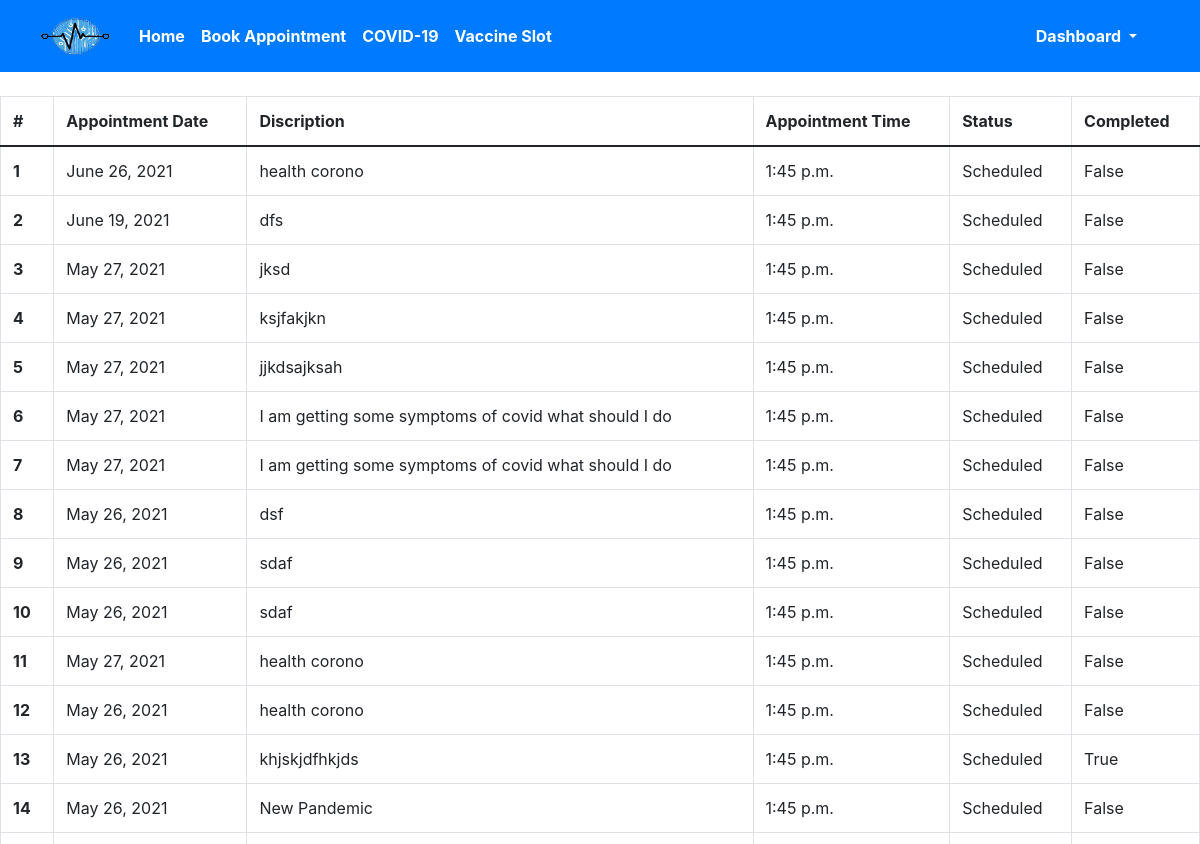
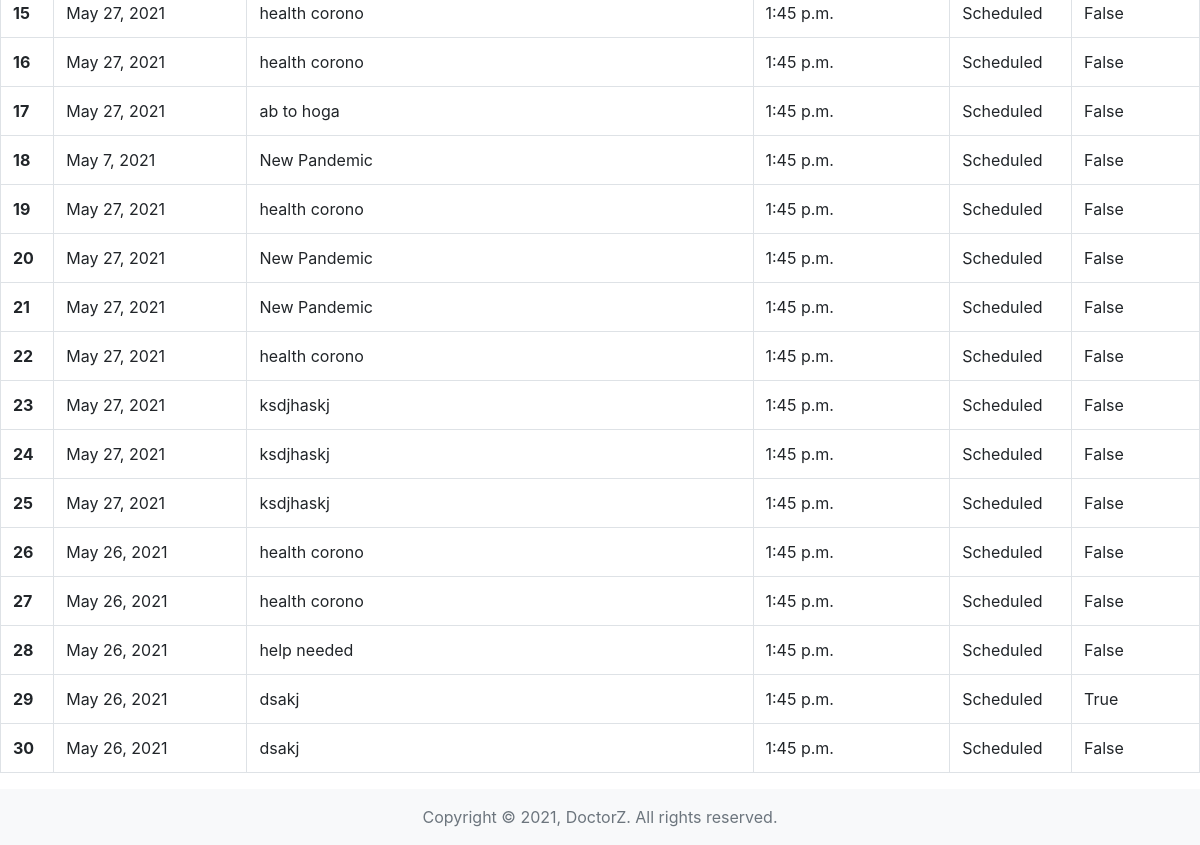
The app's page /booked-sessions (signed in), older data (2 pictures, top to bottom).
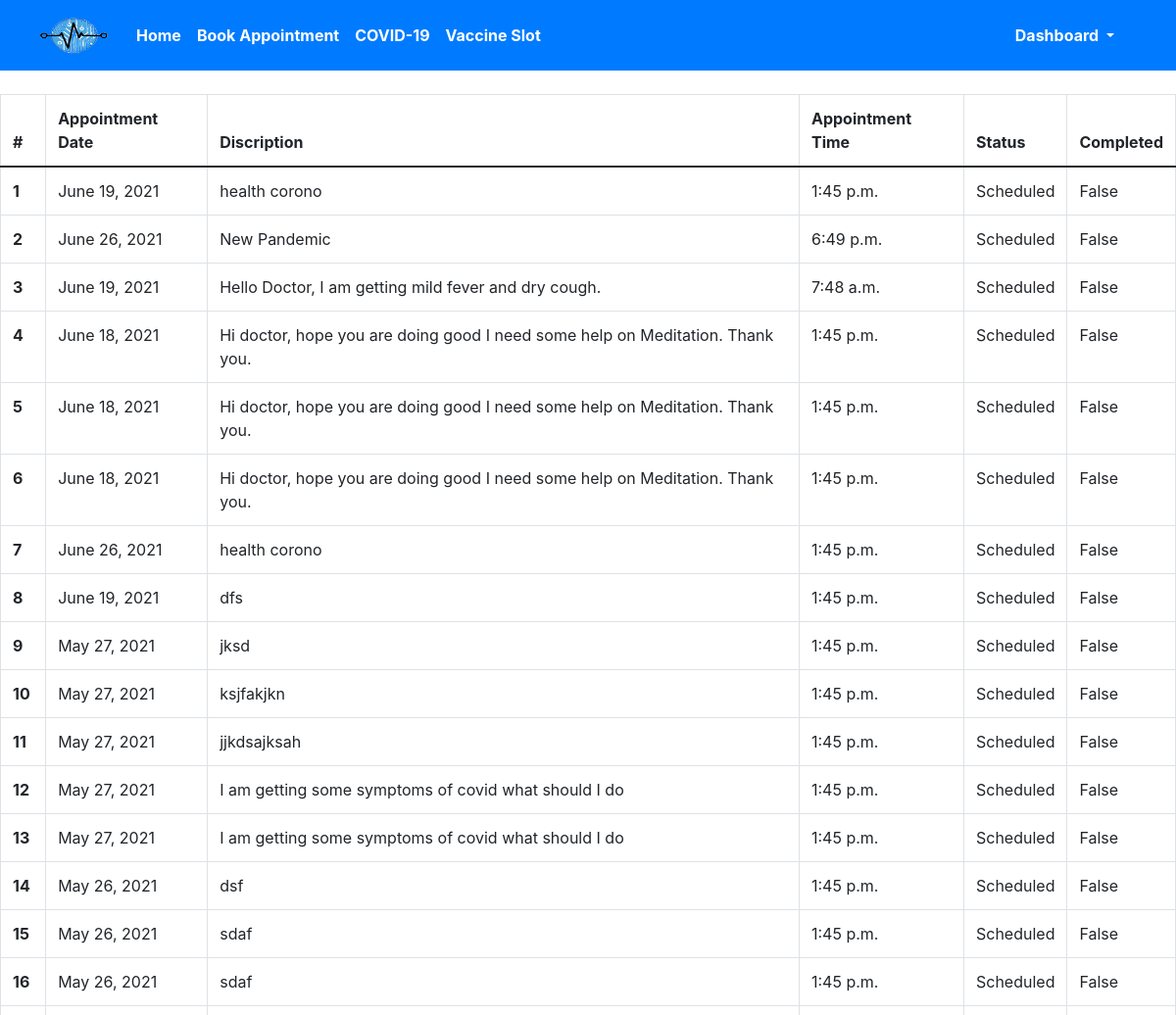
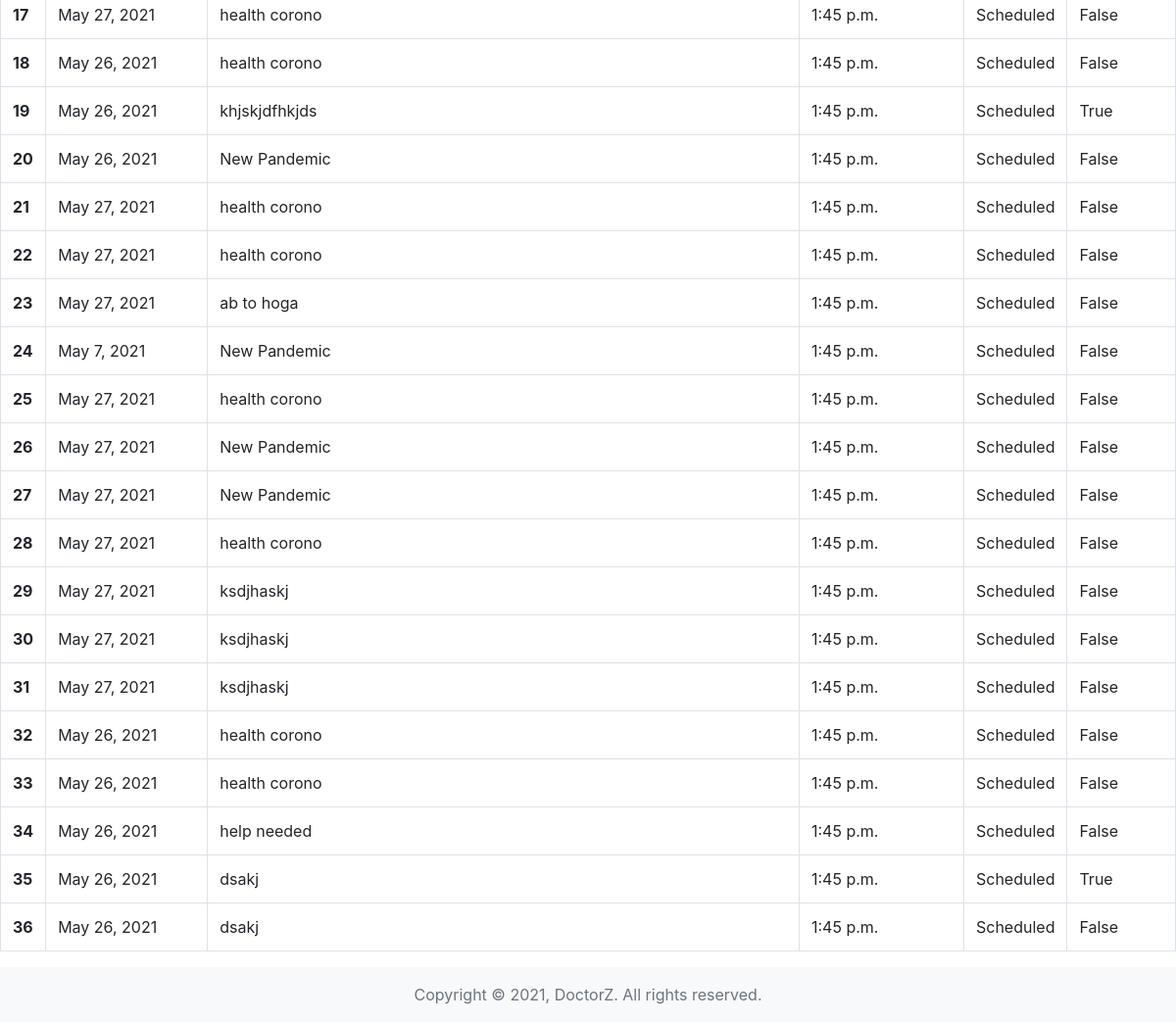
The same page, newer data (2 pictures, top to bottom).
### home/models.py (models this page shows, shortened)
class Service(models.Model):
    user = models.ForeignKey(settings.AUTH_USER_MODEL, on_delete=models.CASCADE)
    time = models.TimeField()
    appointmentDate = models.DateField()
    discription = models.TextField(max_length=255, blank=True)
    appointmentType = models.TextField(max_length=100, blank=True)
    status = models.TextField(max_length=30, default="Scheduled")
    completed = models.BooleanField(default=False)

### home/views.py (the view, shortened to what this page needs)
# urls.py: path('booked-sessions',views.service, name="booked-sessions"),
def service(request):
    if request.method == 'GET':
        services = list(Service.objects.values().filter(user=request.user))
        return render(request, 'service.html',{'services':services})

### templates/service.html (shortened to what this page needs)
{% extends "base.html" %} {% block title %}Services{% endblock title %} {% block body %}
<br>
<table class="table table-bordered">
    <thead>
        <tr>
            <th scope="col">#</th>
            <th scope="col">Appointment Date</th>
            <th scope="col">Discription</th>
            <th scope="col">Appointment Time</th>
            <th scope="col">Status</th>
            <th scope="col">Completed</th>
        </tr>
    </thead>
    <tbody>
        {% for service in services reversed %}
        <tr>
            <th scope="row">{{forloop.counter}}</th>
            <td>{{service.appointmentDate}}</td>
            <td>{{service.discription}}</td>
            <td>{{service.time}}</td>
            <td>{{service.status}}</td>
            <td>{{service.completed}}</td>
        </tr>
        {% endfor %}
    </tbody>
</table>
{% endblock body %}

### templates/base.html (shortened to what this page needs)
<!doctype html>
<html lang="en">
<head>
    <link href="https://cdn.jsdelivr.net/npm/bootstrap@5.0.1/dist/css/bootstrap.min.css" rel="stylesheet">
    <link rel="stylesheet" href="https://maxcdn.bootstrapcdn.com/bootstrap/4.0.0/css/bootstrap.min.css">
</head>
<body>
    <nav class="navbar navbar-expand-lg navbar-dark sticky-top bg-primary">
        <div class="container-fluid">
            <a href="home">
                <img src="/static/logoz.png" class="logo" alt=""></a>
            <div class="collapse navbar-collapse" id="navbarSupportedContent">
                <ul class="navbar-nav me-auto mb-2 mb-lg-0">
                    <li class="nav-item">
                        <a class="nav-link active text-white fw-bold" aria-current="page" href="home">Home</a>
                    </li>
                    <li class="nav-item">
                        <a class="nav-link text-white fw-bold" aria-current="page" href="{% url 'book-appointment' %}">Book Appointment</a>
                    </li>
                    <li class="nav-item">
                        <a class="nav-link text-white fw-bold" aria-current="page" href="{% url 'covid-19' %}">COVID-19</a>
                    </li>
                    <li class="nav-item">
                        <a class="nav-link text-white fw-bold" aria-current="page" href="vaccine">Vaccine Slot</a>
                    </li>
                </ul>
                <form class="d-flex">
                    {% if user.is_authenticated %} {% if request.path == "/book-appointment"%}
                    <li class="nav-item dropdown navbar nav-link active text-white fw-bold">
                        <a class="nav-link dropdown-toggle text-white fw-bold" href="#" id="navbarDropdown" role="button" data-bs-toggle="dropdown" aria-expanded="false">
              Dashboard
            </a>
                        <ul class="dropdown-menu text-white fw-bold" aria-labelledby="navbarDropdown">
                            <li><a class="dropdown-item" href="{% url 'profile' %}">Profile</a></li>
                            <li>
                                <hr class="dropdown-divider">
                            </li>
                            <li><a class="dropdown-item" href="{% url 'booked-sessions' %}">Booked Session</a></li>
                            <li>
                                <hr class="dropdown-divider">
                            </li>
                            <li><a class="dropdown-item" href="members/logout">Logout</a></li>
                        </ul>
                    </li>
                    <!-- <a class="navbar nav-link active text-primary" href="dashboard">Welcome {{request.user}}</a>
                    <a class="navbar nav-link active text-primary" href="logout">Logout</a>  -->
                    {% else %}
                    <li class="nav-item dropdown navbar nav-link active text-white fw-bold">
                        <a class="nav-link dropdown-toggle text-white fw-bold" href="#" id="navbarDropdown" role="button" data-bs-toggle="dropdown" aria-expanded="false">
              Dashboard
            </a>
                    </li>
                    {% endif %} {% else %}
                    <a class="navbar nav-link active text-white fw-bold" href="{% url 'login' %}">Login</a>
                    <a class="navbar nav-link active text-white fw-bold" href="{% url 'register' %}">SignUp</a> {% endif %}
                </form>
            </div>
        </div>
    </nav>
    {% block body %} {% endblock body %}
    <footer class="footer sticky-bottom mt-auto py-3 bg-light">
        <div class="container">
            <span class="text-muted">Copyright © 2021, DoctorZ. All rights reserved.</span>
        </div>
    </footer>
</body>
</html>

### templates/base.html (style rules this page uses)
* { margin: 0; padding: 0; box-sizing: border-box; }
html { height: 100%; }
body { min-height: 100%; }
.logo { padding-right: 20px; padding-left: 10px; }
.container { position: sticky; left: 0; bottom: 0; width: 100%; text-align: center; }

Row changes from the older to the newer data that the page shows:
added Service: appointmentDate "June 19, 2021", discription "health corono", time "1:45 p.m.", status "Scheduled", completed "False"
added Service: appointmentDate "June 26, 2021", discription "New Pandemic", time "6:49 p.m.", status "Scheduled", completed "False"
added Service: appointmentDate "June 19, 2021", discription "Hello Doctor, I am getting mild fever and dry cough.", time "7:48 a.m.", status "Scheduled", completed "False"
added Service: appointmentDate "June 18, 2021", discription "Hi doctor, hope you are doing good I need some help on Meditation. Thank you.", time "1:45 p.m.", status "Scheduled", completed "False"
added Service: appointmentDate "June 18, 2021", discription "Hi doctor, hope you are doing good I need some help on Meditation. Thank you.", time "1:45 p.m.", status "Scheduled", completed "False"
added Service: appointmentDate "June 18, 2021", discription "Hi doctor, hope you are doing good I need some help on Meditation. Thank you.", time "1:45 p.m.", status "Scheduled", completed "False"
